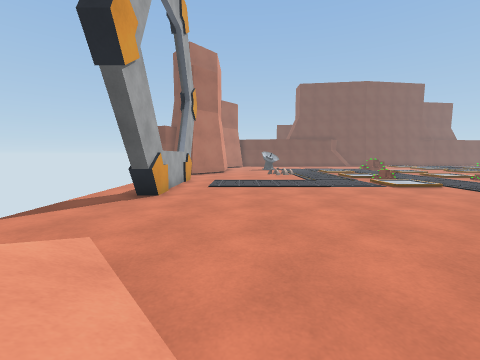
view 1 (above)

21 first-person views from a walk through a scene from a Unity 3-D project. The camera is 1.3 m above the floor, tilts 6° down and sees 90° across. The floor is counted in squares, 1 m on a side. Each view is taken from the middle of a square. On the plan, view 1 faces up. The plan holds only what a view shows up to about 12 squares ahead; the rest is blank. The place goes on beyond the plan. The player character is not drawn.

view 2
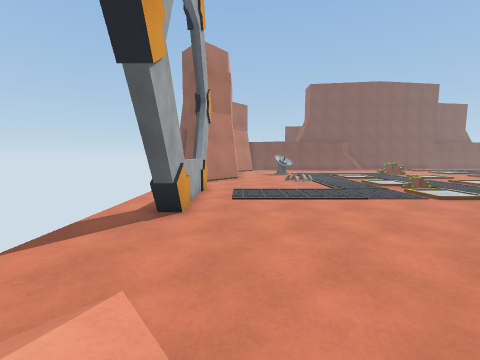

view 3
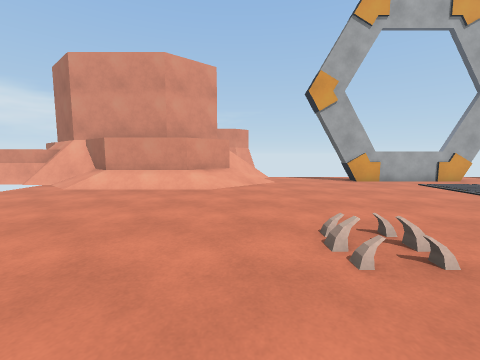

view 4
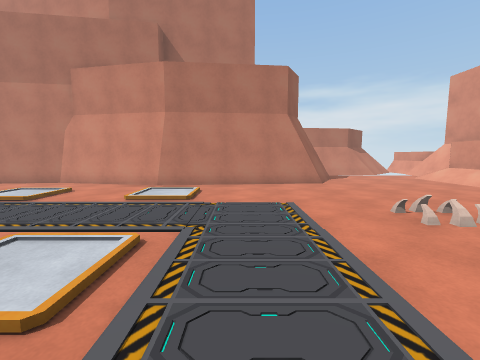

view 5
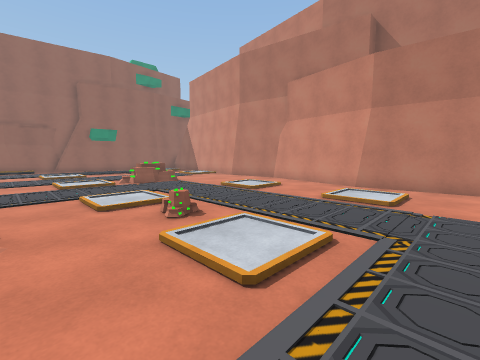

view 6
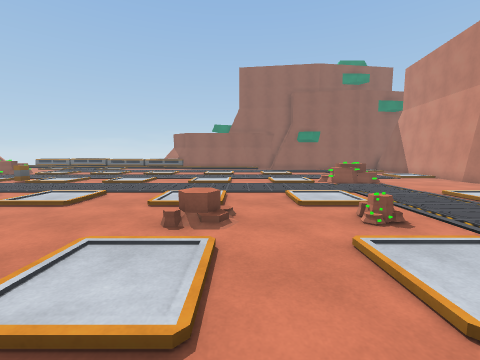

view 7
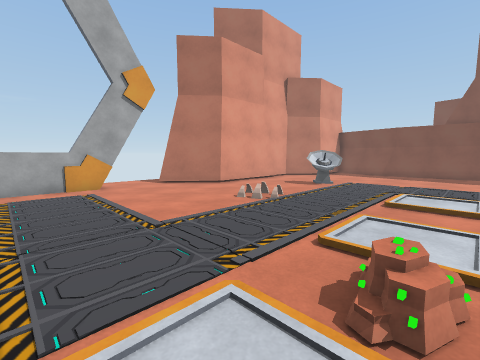

view 8
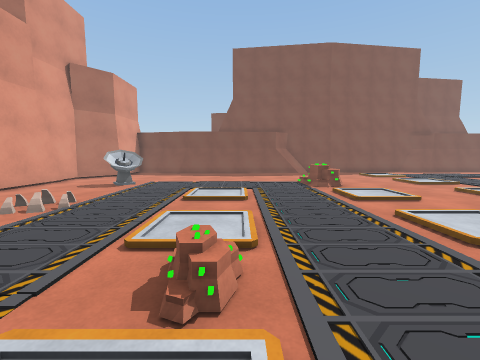

view 9
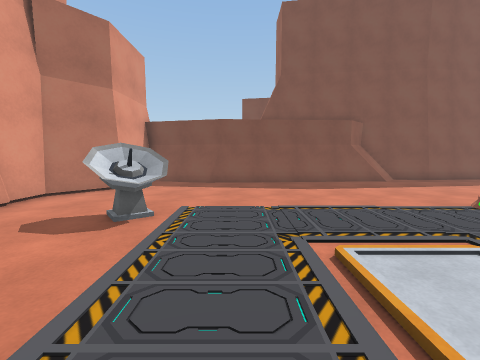

view 10
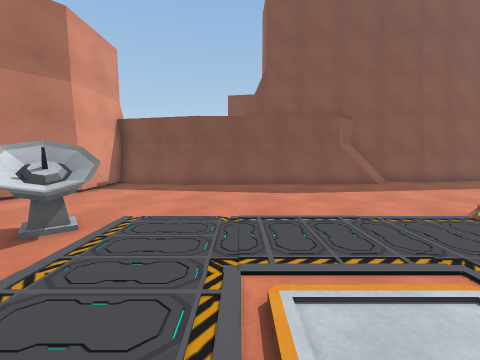

view 11
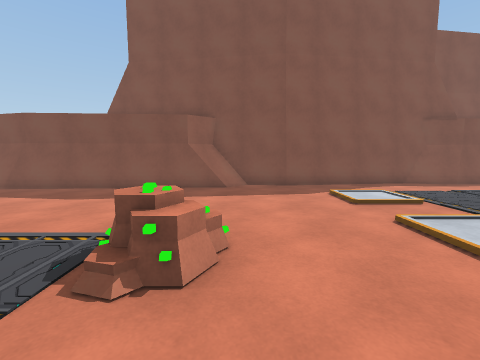

view 12
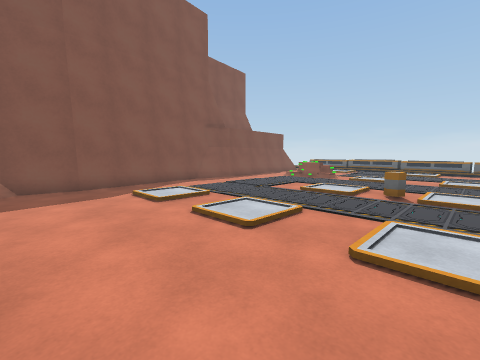

view 13
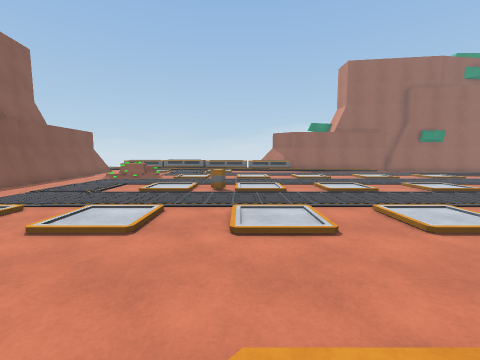

view 14
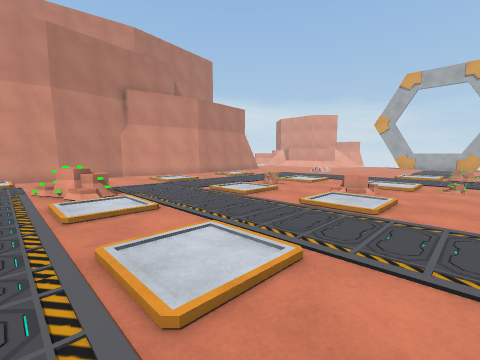

view 15
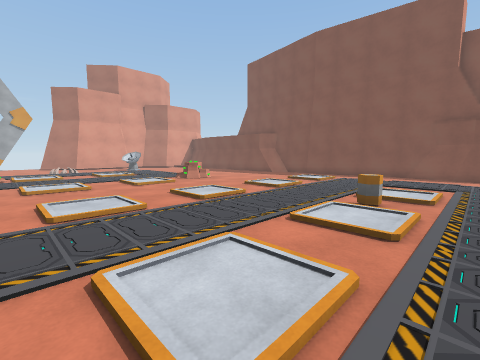

view 16
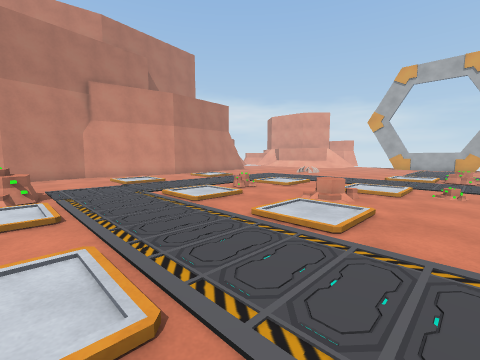

view 17
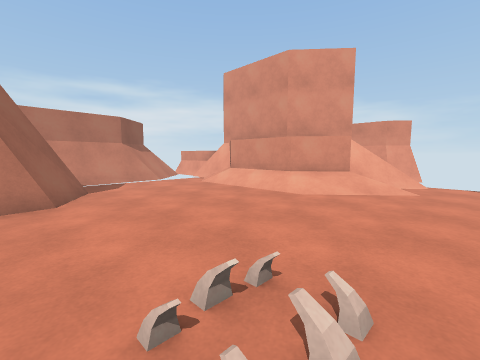

view 18
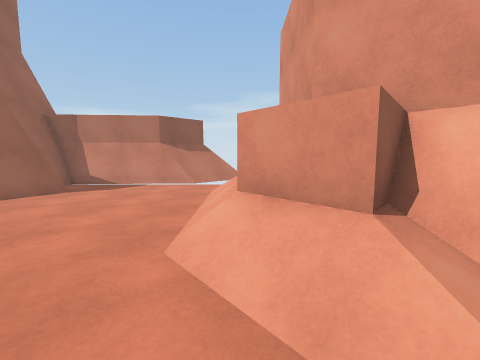

view 19
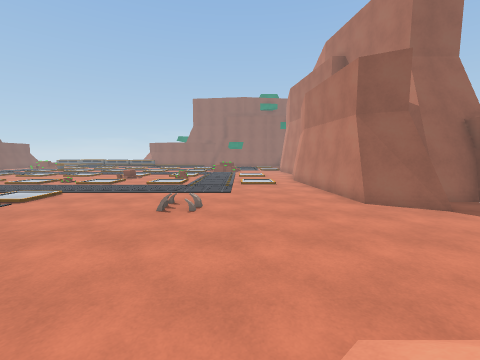

view 20
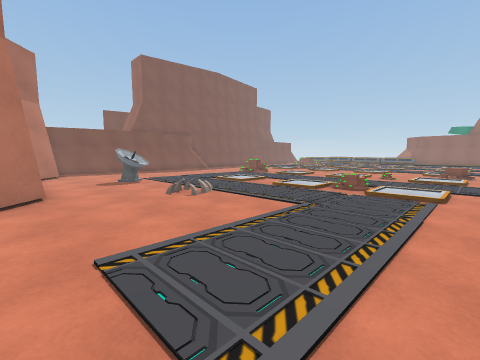

view 21
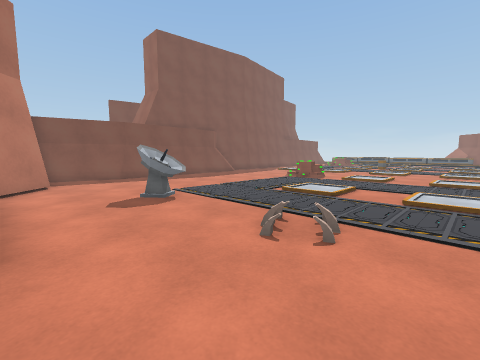

### Floor plan
Key: @ floor where view 1 was taken; # wall or solid block; . floor; / step, stairs or slope; = window, fence, low wall or low ledge; ^ raised ledge; B bones; A barrel; S satellite; O other object.
Columns run from 6 left of view 1 to 24 right of it. Each row starts with its distance up from view 1.
 30                         #######
 29       ###       ##########...##
 28       #=##########=............
 27       #........................
 26       #........................
 25      ##........................
 24      #.........................
 23      #................///......
 22      #...S........O..././......
 21      #..SS.......OOO..///...//.
 20      #............/.........A..
 19      #.......//...//..///..///.
 18     ##...............././.././.
 17    ##..................//...//.
 16    #.....B.....................
 15    ............................
 14   ............................
 13   .#...........................
 12    #...........................
 11    ^...........................
 10   .^................. .........
  9   .^...........................
  8   .#...........................
  7   .#...........................
  6   ...................O.........
  5   .............................
  4   ..........B...............O..
  3 #==//.......................OO.
  2 #==///.................//...//.
  1 ###^^//........................
  0   #^^^@...........//...........
 -1    # ^/........................
 -2    # ^/......###########...###.
 -3    # ^/.....##         ########
 -4    #^^/....=##
 -5    ##/.......#
 -6    ##........#
 -7     #  #######

Positions as (right, up) in squares from view 1, and headings:
1: (0, 0), facing up
2: (-1, 1), facing up
3: (9, 2), facing left
4: (10, 9), facing down
5: (10, 9), facing down-right
6: (10, 9), facing right
7: (8, 10), facing up-left
8: (8, 10), facing up
9: (5, 16), facing up
10: (6, 17), facing up
11: (13, 18), facing up
12: (13, 18), facing up-right
13: (12, 19), facing right
14: (24, 13), facing down-left
15: (24, 13), facing up-left
16: (22, 13), facing down-left
17: (7, 5), facing down-left
18: (-1, 4), facing down
19: (-2, 2), facing right
20: (-2, 9), facing up-right
21: (-1, 14), facing up-right
